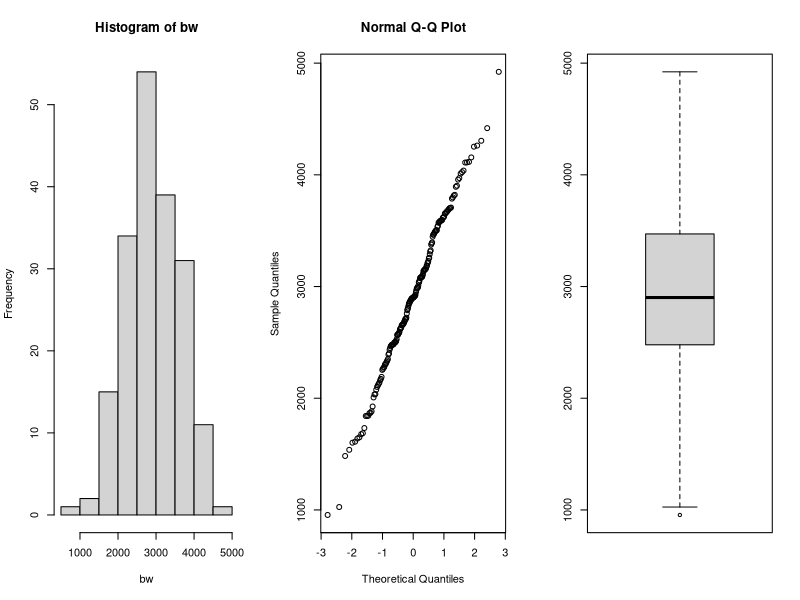
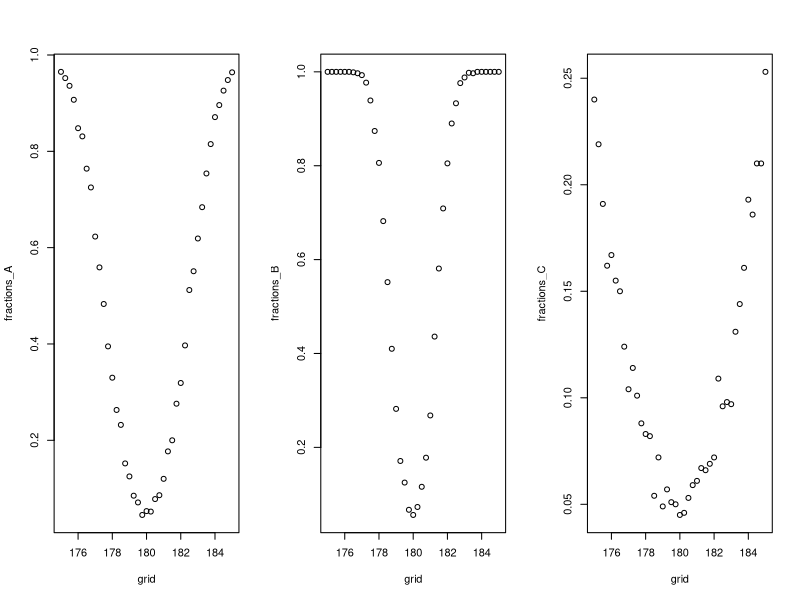
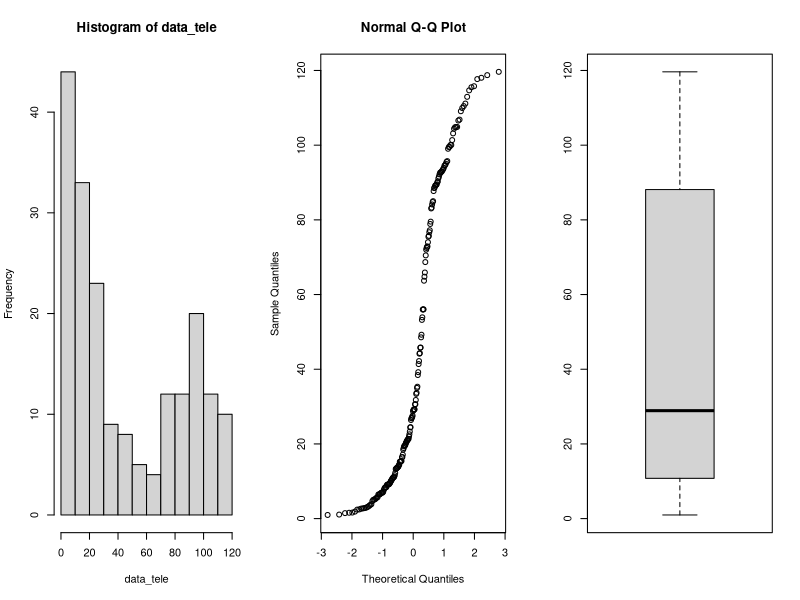
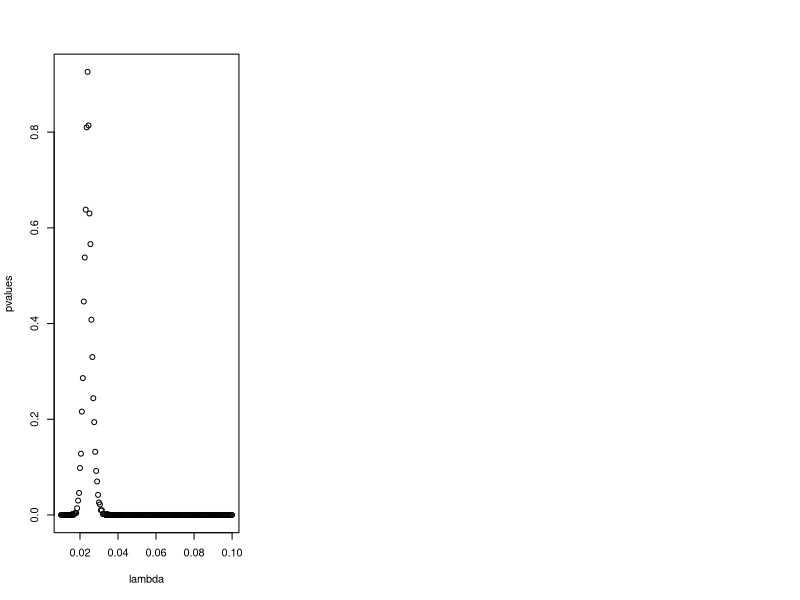
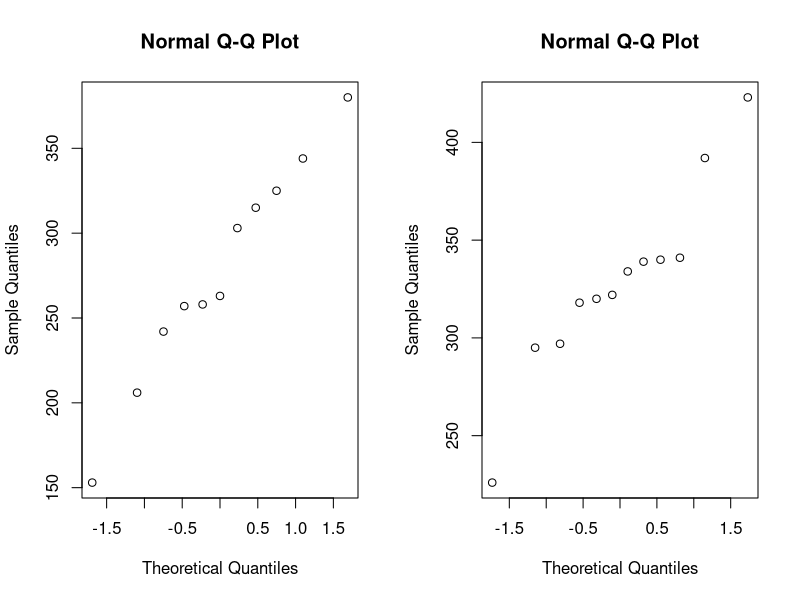
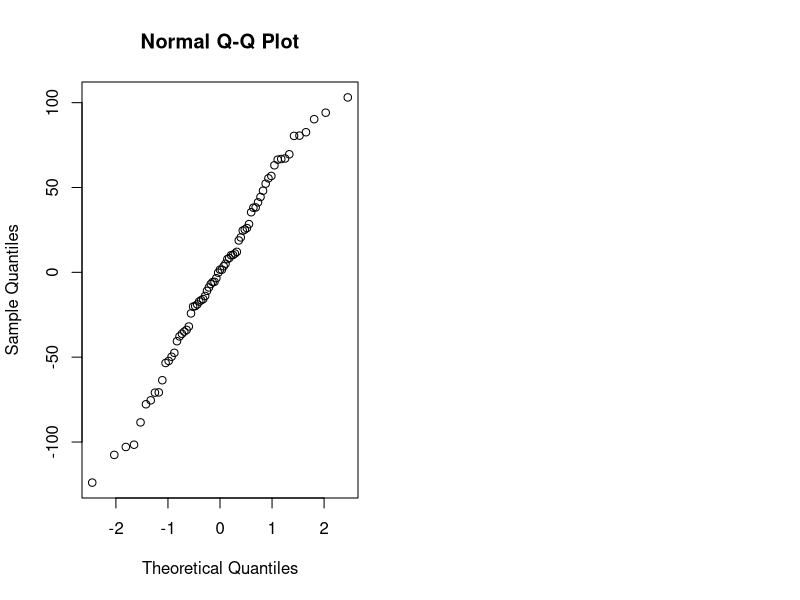

Write the R code that produced these figures, in order.
## ---- chunk 1
library(tidyverse)
library(rstudioapi)

knitr::opts_chunk$set(echo = TRUE)
options(knitr.table.format = "latex")
setwd(dirname(getActiveDocumentContext()$path))
## ---- chunk 2
par(mfrow=c(1,3))
data=read.table(file="data/birthweight.txt",header=TRUE)

bw = data$birthweight
hist(bw)
qqnorm(bw)
boxplot(bw)
shapiro.test(bw)

## ---- chunk 3
m = mean(bw)
sd = sd(bw)
n = length(bw)
error = qnorm(0.95)*sd/sqrt(n)
ci = c(m-error, m+error)
m
ci
## ---- chunk 4
t.test(bw, mu=2800, alternative = "greater", conf.level = 0.95)
## ---- chunk 5
n <- m <- 30
mu <- 180
nu <- 175
sd <- 5
grid <- seq(175,185, by=0.25)

power_function<-function(grid,n,m,mu,sd) {
  B <- 1000
  p <- numeric(B)
  G <- length(grid)
  fractions <- numeric(G)
  for (grid_nu in 1:G){
    p <- numeric(B)
    for (b in 1:B){
      x <- rnorm(n,mu,sd)
      y <- rnorm(m,grid[grid_nu],sd)
      p[b] <- t.test(x,y, var.equal = TRUE)[[3]]
    }
    fractions[grid_nu] <- mean(p<0.05)
  }
  return(fractions)
}

fractions_A <- power_function(grid,n,m,mu,sd)

## ---- chunk 6
n <- m <- 100
mu <- 180
sd <- 5

fractions_B <- power_function(grid,n,m,mu,sd)
## ---- chunk 7
n <- m <- 30
mu <- 180
sd <- 15

fractions_C <- power_function(grid,n,m,mu,sd)
par(mfrow=c(1,3))
plot(grid,fractions_A)
plot(grid,fractions_B)
plot(grid,fractions_C)
## ---- chunk 8
data<-read.table(file="data/telephone.txt",header=TRUE)

# remove zeros
data <- data %>% 
  filter(Bills > 0)

data_tele <- data$Bills
par(mfrow=c(1,3))
hist(data_tele)
qqnorm(data_tele)
boxplot(data_tele)

## ---- chunk 9
lambda <- seq(0.01, 0.1, 0.0005)
pvalues <- c()
t <- median(data_tele)
for (x in lambda){
  B <- 1000
  tstar <- numeric(B)
  n <- length(data_tele)
  
  for (i in 1:B){
    xstar <- rexp(n,x)
    tstar[i] <- median(xstar)
  }
  pl<-sum(tstar<t)/B
  pr<-sum(tstar>t)/B
  p<-2*min(pl,pr)
  pl;pr;p
  pvalues <- c(pvalues,p)
}
plot(lambda, pvalues)

best_p <- which(pvalues > 0.05)
lambda[best_p]
## ---- chunk 10
B <- 1000
T1 <- median(data_tele)
Tstar <- numeric(B)
for (i in 1:B){
  Xstar <- sample(data_tele,replace=TRUE)
  Tstar[i] <- median(Xstar)
}
Tstar25 <- quantile(Tstar,0.025)
Tstar975 <- quantile(Tstar, 0.975)

T1
c(2*T1-Tstar975, 2*T1-Tstar25)

## ---- chunk 11
max_index <- which.max(pvalues)

opt_Lambda <- lambda[max_index]

theoretical_mean = 1/opt_Lambda
theoretical_mean
theoretical_median = log(2)/opt_Lambda
theoretical_median
theoretical_var = ((1/opt_Lambda)^2 )/length(data_tele)
error = qnorm(0.975)*(theoretical_median/sqrt(length(data_tele)))
ci = c(theoretical_median - error, theoretical_median + error)
ci

## ---- chunk 12
bill_bigeq40 <- sum(data_tele>=40)
bill_smal40 <- sum(data_tele<40)

binom.test(bill_bigeq40, length(data_tele),p=0.5)
binom.test(bill_smal40, length(data_tele),p=0.5)

bill_less10 <- sum(data_tele < 10)
bill_less10/length(data_tele)
## ---- chunk 13
data <- read.table(file="data/run.txt",header=TRUE)
cor(data$before, data$after)
## ---- chunk 14
# calculate differences
data <- data %>% 
  mutate(diff = before - after)

# filter for lemo

lemo <- data %>% 
  filter(drink == "lemo")

t.test(lemo$before, lemo$after, paired = TRUE)

# filter for energy

energy <- data %>% 
  filter(drink == "energy")

t.test(energy$before, energy$after, paired = TRUE)
## ---- chunk 15

# perform t-test

t.test(lemo$diff, energy$diff)

## ---- chunk 16
# filter for meatmeal

meatmeal <- chickwts %>% 
  filter(feed == "meatmeal") %>% 
  select(weight)

# filter for sunflower

sunflower <- chickwts %>% 
  filter(feed == "sunflower") %>% 
  select(weight)

# check for data normality

par(mfrow=c(1,2))
qqnorm(meatmeal$weight)
qqnorm(sunflower$weight)

# perform t-test, the data is not paired

t.test(meatmeal, sunflower)

# Mann-Whitney test

wilcox.test(meatmeal$weight, sunflower$weight)

# Kolmogorov-Smirnov test

ks.test(meatmeal$weight, sunflower$weight)

## ---- chunk 17
chickaov <- lm(weight~feed, data = chickwts)
# performing one-way ANOVA
anova(chickaov)
#extracting more information
summary_table <- summary(chickaov)
knitr::kable(data.frame(summary_table$coefficients), "latex")
## ---- chunk 18
# check for normality
qqnorm(chickaov$residuals)
# check if the variances are equal
chickwts %>% 
  group_by(feed) %>% 
  summarise(variance = var(weight))
## ---- chunk 19
kruskal.test(weight~feed, data = chickwts)
